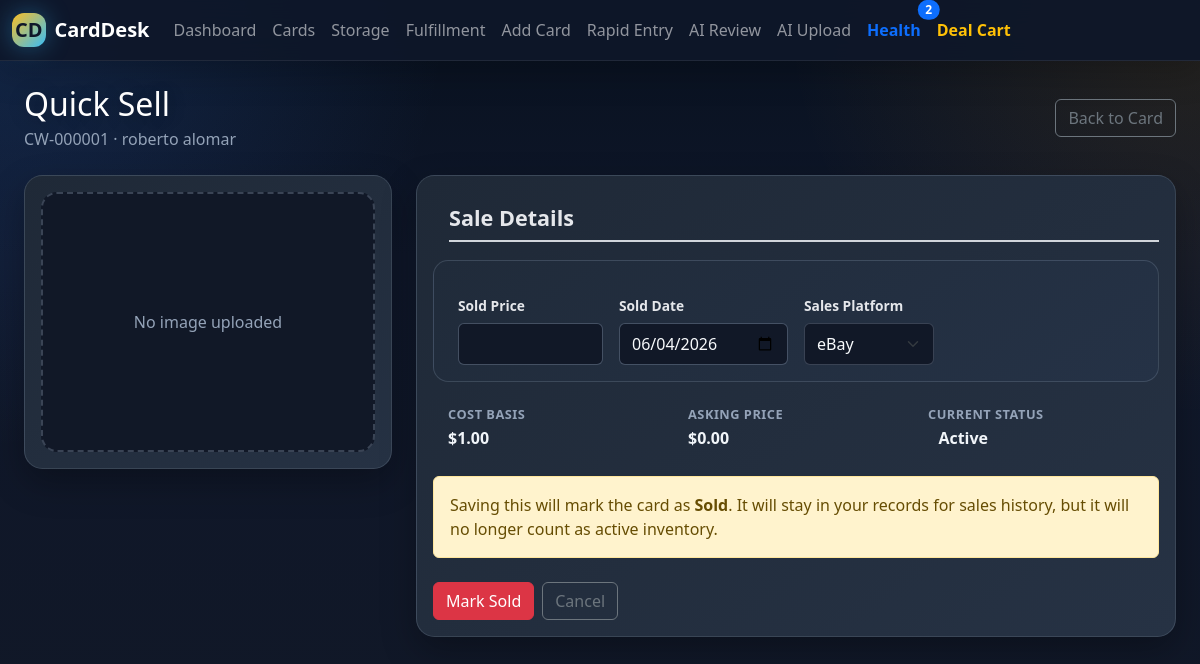
The page /cards/1/quick-sell on the database its author committed.
### models.py (models this page shows)
class Card(db.Model):
    id = db.Column(db.Integer, primary_key=True)
    card_code = db.Column(db.String(50), unique=True, nullable=False)
    player_name = db.Column(db.String(100), nullable=False)
    year = db.Column(db.Integer)
    sport = db.Column(db.String(50))
    brand = db.Column(db.String(100))
    set_name = db.Column(db.String(100))
    card_number = db.Column(db.String(50))
    variation = db.Column(db.String(100))
    is_hof = db.Column(db.Boolean, default=False)
    is_rookie = db.Column(db.Boolean, default=False)
    card_type = db.Column(db.String(20), default="Raw")
    grading_company = db.Column(db.String(50))
    actual_grade = db.Column(db.String(20))
    cert_number = db.Column(db.String(100))
    grade_estimate = db.Column(db.String(20))
    quantity = db.Column(db.Integer, default=1)
    purchase_price = db.Column(db.Float)
    estimated_value = db.Column(db.Float)
    asking_price = db.Column(db.Float)
    sold_price = db.Column(db.Float)
    sold_date = db.Column(db.String(20))
    sales_platform = db.Column(db.String(100))
    purchase_date = db.Column(db.String(20))
    acquisition_source = db.Column(db.String(50), default="Existing Inventory")
    acquisition_date = db.Column(db.String(20))
    acquisition_event = db.Column(db.String(150))
    storage_location = db.Column(db.String(200))
    image_filename = db.Column(db.String(200))
    image_back_filename = db.Column(db.String(200))
    notes = db.Column(db.Text)
    status = db.Column(db.String(50), default="Holding")
    collection_type = db.Column(db.String(50), default="Inventory")
    deal_id = db.Column(db.String(100))
    customer_name = db.Column(db.String(150))
    payment_type = db.Column(db.String(50))
    deal_discount_percent = db.Column(db.Float)
    trade_credit = db.Column(db.Float)
    cash_received = db.Column(db.Float)
    deal_notes = db.Column(db.Text)
    fulfillment_status = db.Column(db.String(50), default="In Storage")
    shipping_carrier = db.Column(db.String(50))
    tracking_number = db.Column(db.String(100))
    shipping_cost = db.Column(db.Float)
    shipped_date = db.Column(db.String(20))
    shipping_notes = db.Column(db.Text)
    created_at = db.Column(db.DateTime, server_default=db.func.now())

### app.py (the view, shortened to what this page needs)
@app.route("/cards/<int:card_id>/quick-sell", methods=["GET", "POST"])
def quick_sell(card_id):
    card = Card.query.get_or_404(card_id)
    return render_template(
        "quick_sell.html",
        card=card,
        today=date.today().isoformat()
    )

### app.py (called while the page is built, shortened)
def get_deal_cart_ids():
    return [int(card_id) for card_id in session.get("deal_cart", [])]

def get_deal_cart_cards():
    cart_ids = get_deal_cart_ids()
    if not cart_ids:
        return []

### templates/quick_sell.html (shortened to what this page needs)
{% extends "base.html" %}
{% block content %}
<div class="d-flex flex-wrap justify-content-between align-items-center gap-2 mb-4 cw-page-title">
    <div>
        <h1 class="h2 mb-1">Quick Sell</h1>
        <p class="text-muted mb-0">{{ card.card_code }} · {{ card.player_name }}</p>
    </div>
    <div>
        <a class="btn btn-outline-secondary" href="{{ url_for('card_detail', card_id=card.id) }}">Back to Card</a>
    </div>
</div>
<div class="row g-4">
    <div class="col-lg-4">
        <div class="card page-card">
            <div class="card-body text-center">
                {% if card.image_filename %}
                    <img class="card-thumb-lg" src="{{ url_for('static', filename='uploads/' ~ card.image_filename) }}" alt="{{ card.player_name }} card image">
                {% else %}
                    <div class="cw-empty-image">No image uploaded</div>
                {% endif %}
            </div>
        </div>
    </div>
    <div class="col-lg-8">
        <form method="POST" class="card page-card cw-form-compact">
            <div class="card-body">
                <div class="section-heading ms-3">Sale Details</div>
                <div class="row g-3 align-items-end cw-form-row cw-row-a">
                    <div class="col-12 col-md-auto cw-field-sm">
                        <label class="form-label">Sold Price</label>
                        <input class="form-control cw-input-sm" type="number" step="0.01" name="sold_price" required value="{{ card.sold_price or card.asking_price or '' }}">
                    </div>
                    <div class="col-12 col-md-auto cw-field-date">
                        <label class="form-label">Sold Date</label>
                        <input class="form-control" type="date" name="sold_date" value="{{ card.sold_date or today }}">
                    </div>
                    <div class="col-12 col-md-auto cw-field-md">
                        <label class="form-label">Sales Platform</label>
                        <select class="form-select" name="sales_platform">
                            {% for platform in ["eBay", "Whatnot", "Facebook", "Card Show", "COMC", "Direct Sale", "Trade", "Other"] %}
                                <option value="{{ platform }}" {% if card.sales_platform == platform %}selected{% endif %}>{{ platform }}</option>
                            {% endfor %}
                        </select>
                    </div>
                </div>
                <div class="row g-4 inventory-grid mb-3">
                    <div class="col-md-4">
                        <div class="detail-label">Cost Basis</div>
                        <div class="detail-value">${{ "%.2f"|format(card.purchase_price or 0) }}</div>
                    </div>
                    <div class="col-md-4">
                        <div class="detail-label">Asking Price</div>
                        <div class="detail-value">${{ "%.2f"|format(card.asking_price or 0) }}</div>
                    </div>
                    <div class="col-md-4">
                        <div class="detail-label">Current Status</div>
                        <div class="detail-value">
                            {% if card.status %}
                                <span class="status-badge status-{{ card.status|replace(' ', '-') }}">{{ card.status }}</span>
                            {% else %}
                                —
                            {% endif %}
                        </div>
                    </div>
                </div>
                <div class="alert alert-warning">
                    Saving this will mark the card as <strong>Sold</strong>. It will stay in your records for sales history, but it will no longer count as active inventory.
                </div>
                <div class="mt-4 d-flex flex-wrap gap-2">
                    <button class="btn btn-danger" type="submit">Mark Sold</button>
                    <a class="btn btn-outline-secondary" href="{{ url_for('card_detail', card_id=card.id) }}">Cancel</a>
                </div>
            </div>
        </form>
    </div>
</div>
{% endblock %}

### static/css/carddesk.css (style rules this page uses)
:root { --cw-bg: #111827; --cw-bg-soft: #162033; --cw-panel: #ffffff; --cw-panel-soft: #f8fafc; --cw-ink: #172033; --cw-muted: #64748b; --cw-blue: #2563eb; --cw-cyan: #06b6d4; --cw-green: #16a34a; --cw-gold: #f59e0b; --cw-red: #dc2626; --cw-purple: #7c3aed; }
body { min-height: 100vh; color: var(--cw-ink); background: radial-gradient(circle at top left, rgba(37, 99, 235, .22), transparent 30rem), radial-gradient(circle at top right, rgba(245, 158, 11, .18), transparent 28rem), linear-gradient(180deg, #0f172a 0%, #111827 18rem, #eef2f7 18rem, #f6f8fc 100%); }
.cw-page-title h1, .cw-page-title .h2 { color: #ffffff; text-shadow: 0 2px 18px rgba(0,0,0,.3); }
.cw-page-title p, .cw-page-subtitle { color: rgba(255,255,255,.74) !important; }
.page-card, .stat-card { border: 0; border-radius: 1.15rem; box-shadow: 0 .75rem 2rem rgba(15, 23, 42, .1); overflow: hidden; }
.cw-empty-image { min-height: 260px; border-radius: 1rem; border: 2px dashed #cbd5e1; color: #64748b; background: linear-gradient(135deg, #f8fafc, #e2e8f0); display: grid; place-items: center; }
.status-badge { border-radius: 999px; padding: .38rem .65rem; font-weight: 700; }
.cw-form-compact .form-label { font-size: 0.86rem; font-weight: 800; color: #0f172a !important; margin-bottom: 0.35rem; }
.cw-form-compact .form-control, .cw-form-compact .form-select { min-height: 42px; }
.cw-form-compact .cw-field-sm .form-control, .cw-form-compact .cw-input-sm { max-width: 145px; }
.cw-form-compact .cw-field-date .form-control { max-width: 170px; }
.cw-form-compact .cw-form-row { margin: 0 0 0.85rem 0; padding: 1rem; border-radius: 0.95rem; border: 1px solid #e2e8f0; }
.cw-form-compact .cw-form-row:nth-of-type(even) { background: #eef4ff; }
.section-heading { font-size: 1.35rem; font-weight: 700; color: #1e3a8a; border-bottom: 2px solid #d1d5db; padding-bottom: 6px; margin-bottom: 18px; margin-top: 10px; }
.cw-form-compact .cw-row-a { background: #f8fafc; }
.detail-label { font-size: 0.80rem; font-weight: 800; text-transform: uppercase; letter-spacing: 0.5px; color: #64748b; margin-bottom: 4px; }
.detail-value { font-size: 1rem; font-weight: 650; color: #111827; line-height: 1.35; }
.inventory-grid { padding: 10px 15px; }
:root { --cw-bg: #0b1120; --cw-bg-soft: #111827; --cw-panel: #1f2937; --cw-panel-soft: #263244; --cw-panel-lift: #2b374a; --cw-border-soft: rgba(148, 163, 184, .22); --cw-ink: #e5e7eb; --cw-muted: #94a3b8; --cw-muted-soft: #cbd5e1; --cw-blue: #3b82f6; --cw-cyan: #22d3ee; --cw-green: #22c55e; --cw-gold: #f59e0b; --cw-red: #ef4444; --cw-purple: #8b5cf6; }
body { color: var(--cw-ink); background: radial-gradient(circle at top left, rgba(59, 130, 246, .18), transparent 28rem), radial-gradient(circle at top right, rgba(245, 158, 11, .12), transparent 26rem), linear-gradient(180deg, #08111f 0%, #0f172a 16rem, #111827 100%) !important; }
.page-card, .stat-card, .card { background: linear-gradient(145deg, #1f2937, #263244) !important; border: 1px solid var(--cw-border-soft) !important; color: var(--cw-ink); box-shadow: 0 .85rem 2.2rem rgba(0, 0, 0, .28) !important; }
.cw-section-label, .detail-value, .gallery-meta, .workflow-action-title, .recent-sale-player, .compact-detail-item .detail-value { color: #f1f5f9 !important; }
.detail-label, .recent-sale-meta, .recent-sale-date, .workflow-action-subtitle, .text-muted, .card .text-muted, p.text-muted, .small.text-muted { color: var(--cw-muted) !important; }
.cw-form-compact .cw-form-row, .cw-form-compact .cw-row-a, .cw-form-compact .cw-row-b, .cw-form-compact .cw-row-c, .cw-form-compact .cw-grade-row, .cw-form-compact .cw-form-row:nth-of-type(odd), .cw-form-compact .cw-form-row:nth-of-type(even) { background: linear-gradient(145deg, #202b3a, #253246) !important; border-color: rgba(148, 163, 184, .24) !important; }
.cw-form-compact .form-label, .cw-form-compact .form-check-label, .section-heading { color: #e5e7eb !important; }
.cw-form-compact .form-control, .cw-form-compact .form-select, .form-control, .form-select, textarea.form-control { color: #f8fafc !important; background-color: #111827 !important; border-color: rgba(148,163,184,.30) !important; }
.form-control::placeholder { color: #64748b !important; }
.placeholder-thumb, .cw-empty-image, .gallery-placeholder, .recent-sale-placeholder { color: #94a3b8 !important; background: #111827 !important; border-color: rgba(148,163,184,.32) !important; }

### rows shown on the page
Card: card_code "CW-000001", player_name "roberto alomar", sold_date "06/04/2026", purchase_price "1.00", asking_price "0.00", status "Active"

### other values the page prints
{{ health_issue_count }} "2"
form field sales_platform "eBay"
